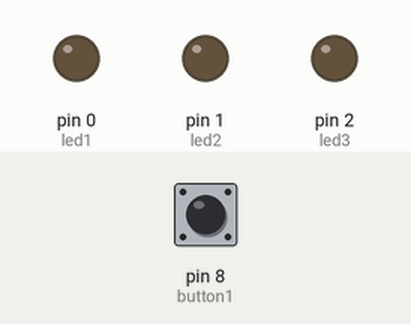
Simulated run of this sketch. Board: Arduino Uno, built with avr-gcc and run on an emulated ATmega328P. Shown: output pins drawn as LEDs (lit = HIGH). The test bench sets the inputs (shaded band); at power-on: pin 8 (button1) LOW.

Above: at 1.2 s.
1.3 s: pin 8 (button1) pulled HIGH for 0.15 s
At 1.4 s:
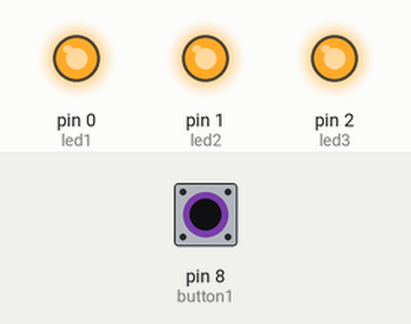
3.0 s: pin 8 (button1) pulled HIGH for 3.2 s
At 7.1 s:
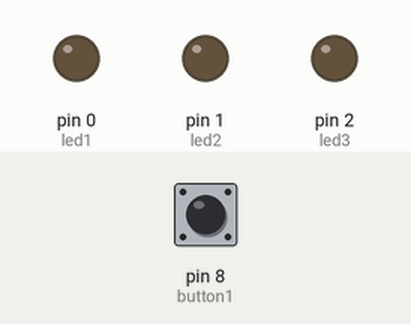
Timing chart, 0 to 8.6 s (numbered marks = the images above; inputs shaded):
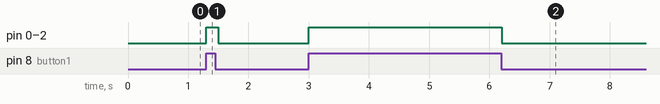

Measured:
- after the input at 1.3 s, pin 0 (led1), pin 1 (led2), pin 2 (led3): LOW → HIGH at once, → LOW 0.20 s later
- after the input at 3.0 s, pin 0 (led1), pin 1 (led2), pin 2 (led3): LOW → HIGH at once, → LOW 3.2 s later

The sketch:

Arduino_Week2_Button.ino
```cpp
int button1 = 8;

int led1 = 0;
int led2 = 1;
int led3 = 2;

void setup() {
  pinMode(button1, INPUT);

  pinMode(led1, OUTPUT);
  pinMode(led2, OUTPUT);
  pinMode(led3, OUTPUT);

  //  Serial.begin(9600);
}

void loop() {
  int value = digitalRead(button1);

  if (value == 1) {
    digitalWrite(led1, HIGH);
    digitalWrite(led2, HIGH);
    digitalWrite(led3, HIGH);
  }
  else {
    digitalWrite(led1, LOW);
    digitalWrite(led2, LOW);
    digitalWrite(led3, LOW);
  }

  //  Serial.println(value);
  delay(100);
}
```
